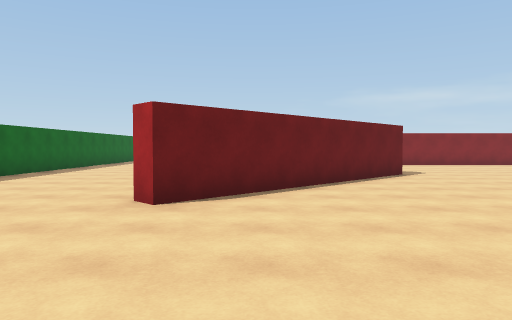
[1] (above)

24 first-person views from a walk through a 3-D level made in the Unity game engine. The camera is 1.4 m above the floor, tilts 2° down and sees 70° across. The floor is counted in squares, 2 m on a side. Each view is taken from the middle of a square. On the plan, view 1 faces up. The plan holds only what a view shows up to about 11 squares ahead; the rest is blank. The place goes on beyond the plan. The player character is not drawn. Some animated figures are left out.

[2]
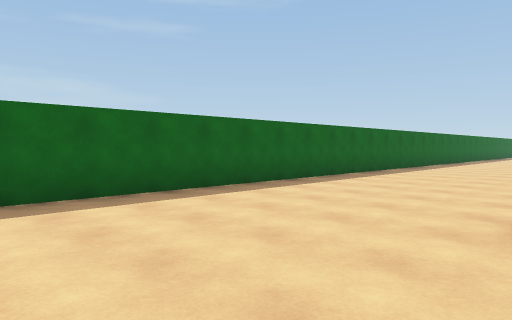

[3]
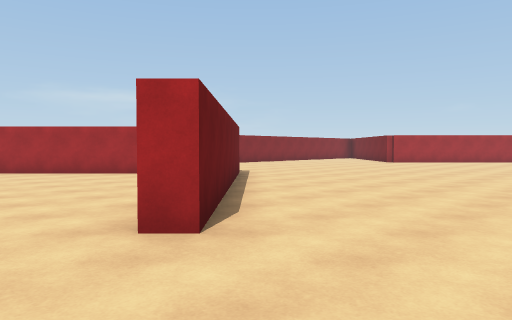

[4]
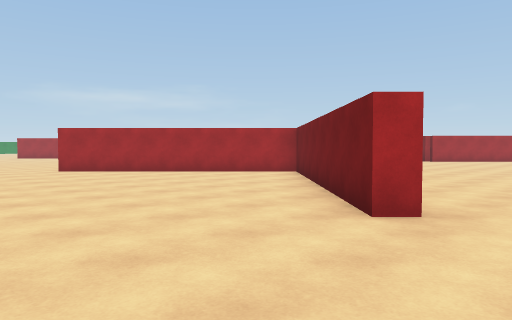

[5]
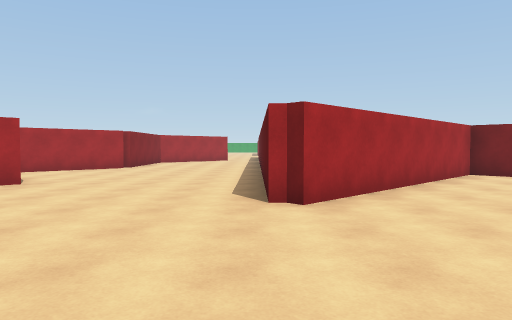

[6]
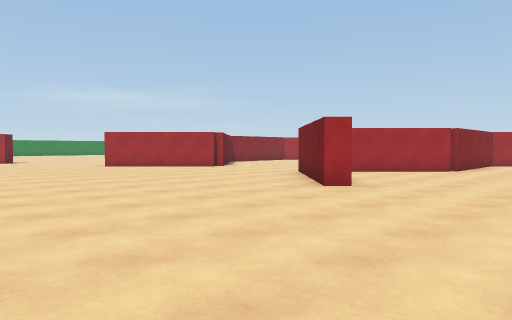

[7]
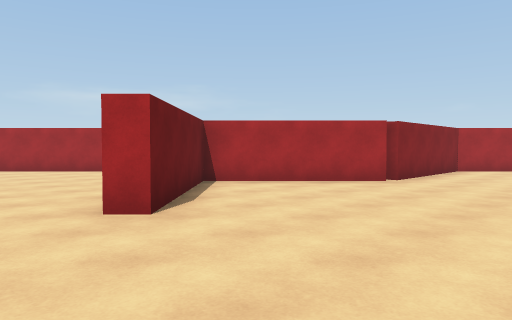

[8]
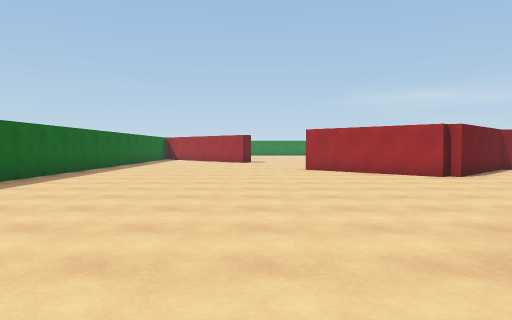

[9]
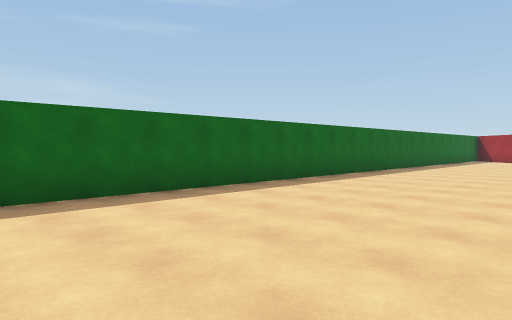

[10]
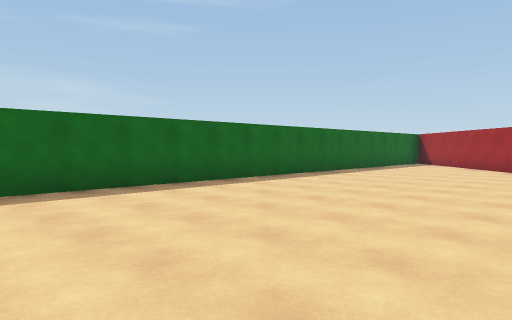

[11]
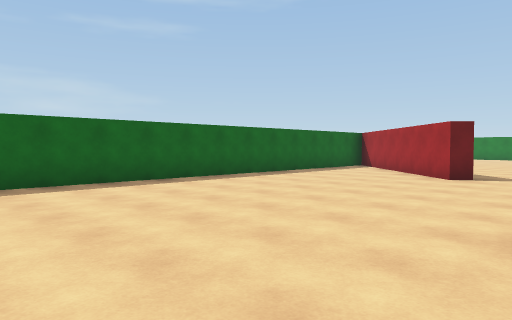

[12]
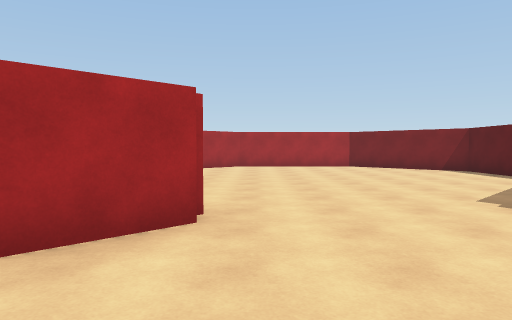

[13]
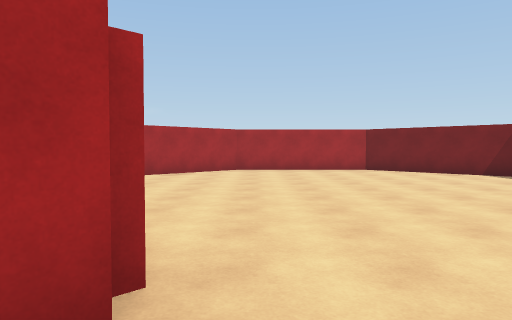

[14]
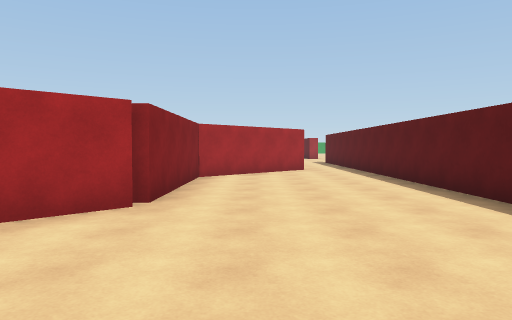

[15]
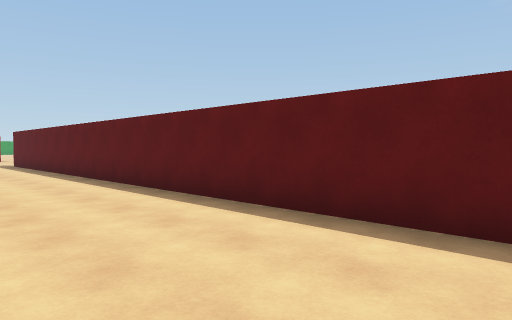

[16]
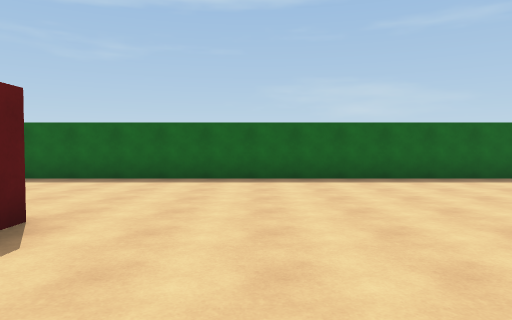

[17]
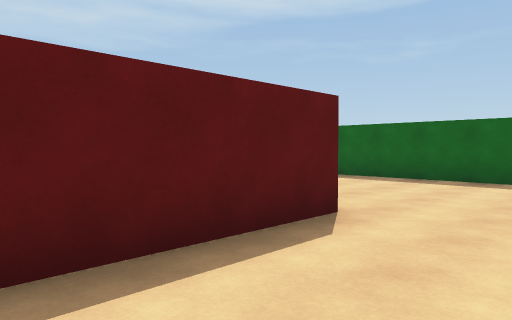

[18]
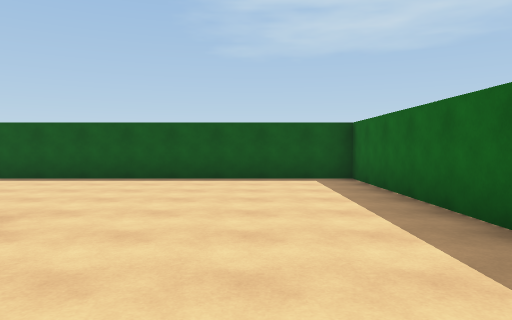

[19]
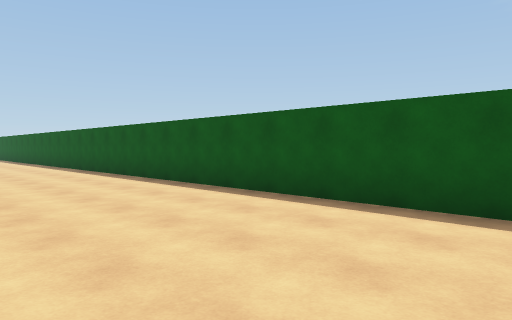

[20]
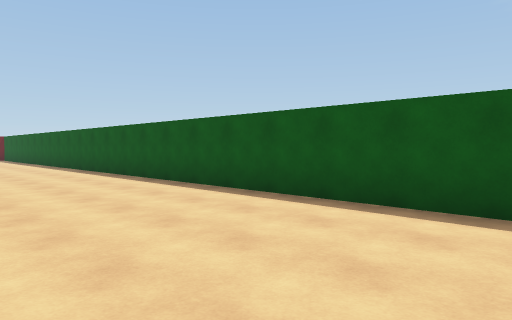

[21]
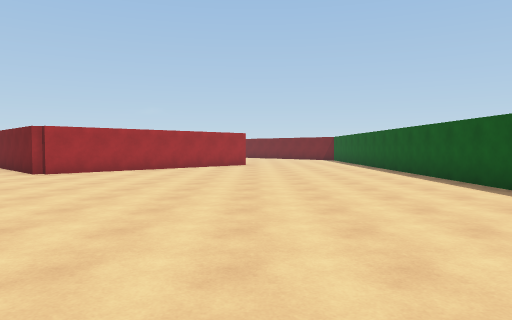

[22]
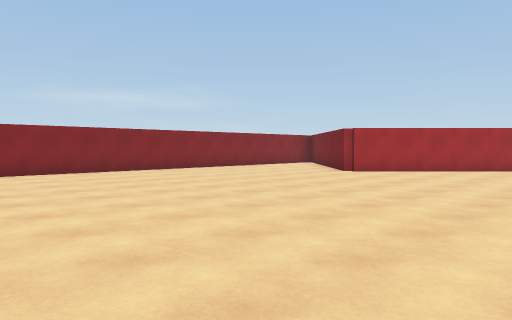

[23]
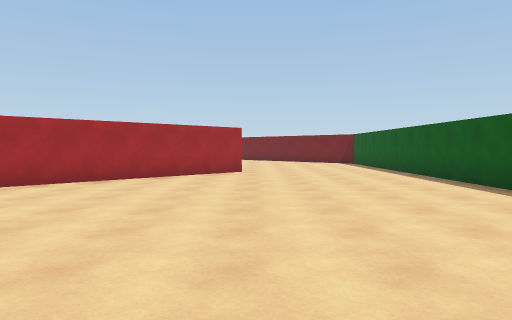

[24]
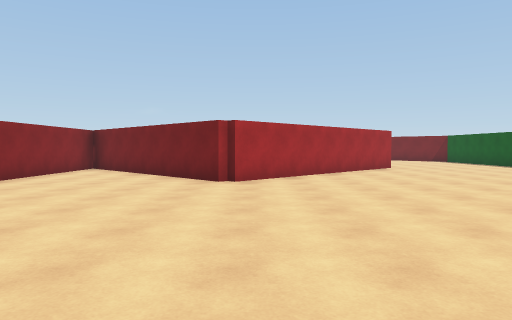

### Floor plan
Points are (right, up) in squares from view 1. A wall is a line through its corners. A room is listed if a view was taken in it or the views show most of it. See-through windows are left out.
Room 1 (views 1, 2, 3, 4, 5, 6, 7, 8, 9, 10, 11, 12, 13, 14, 15, 16, 17, 18, 19, 20, 21, 22, 23, 24)
walls: (9.2, 14.3) (5.8, 14.3); (-1.5, 14.8) (12.4, 14.8); (8.8, 19.8) (10.6, 19.8) (13, 22.3); (3.8, 9.4) (-1.2, 4.4) (-1.6, 4.8) (3.2, 9.6) (-1.6, 14.4); (13, 16.9) (10.6, 19.3) (6.4, 19.3) (3.6, 22.1) (0.9, 19.4) (0.6, 19.8) (3.4, 22.6); (3.4, 26.5) (0.9, 29); (17, 14.3) (13.5, 14.3); (6.3, 29) (3.8, 26.5) (3.5, 26.8); (13.1, 26.8) (11.1, 28.8); (17.5, 5.3) (13.2, 9.6) (17, 13.4); (-1.2, 34.8) (-1.6, 34.4) (-2.7, 35.6); (-6.2, 34.5) (-6.2, -0.2) (17.5, -0.2)
ways out: opening at (13, 16)

Positions as (right, up) in squares from view 1, and headings:
1: (0, 0), facing up
2: (-1, 1), facing up-left
3: (-3, 2), facing up-right
4: (-5, 3), facing up-right
5: (-6, 15), facing right
6: (-5, 16), facing up-right
7: (-1, 16), facing up-right
8: (-1, 18), facing up
9: (-1, 18), facing up-left
10: (0, 23), facing up-left
11: (1, 26), facing up-left
12: (0, 26), facing right
13: (2, 26), facing right
14: (2, 18), facing right
15: (3, 18), facing down-right
16: (2, 17), facing left
17: (2, 17), facing down-left
18: (-4, 8), facing down
19: (-4, 4), facing down-right
20: (1, 4), facing down-right
21: (4, 4), facing right
22: (4, 4), facing up-right
23: (8, 4), facing right
24: (6, 9), facing right
